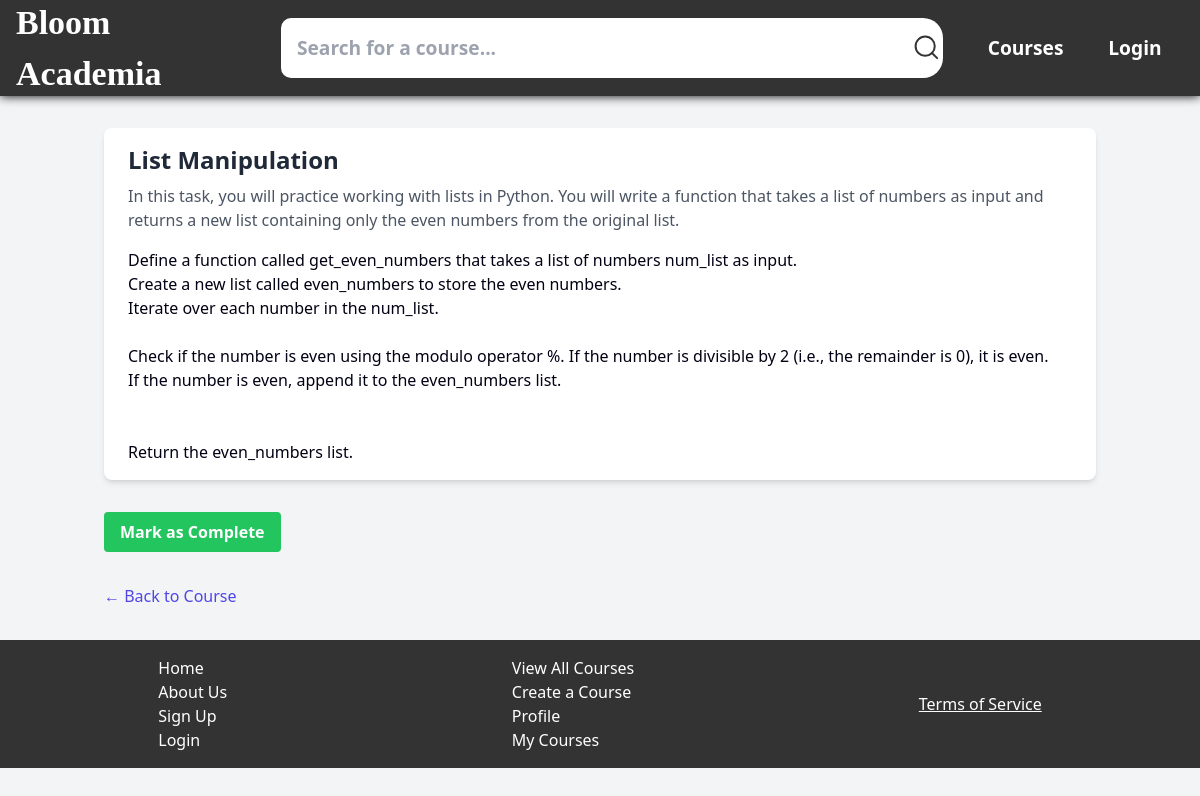
Page /courses/4/tasks/4 (signed in) on the committed database.
### tables this page shows
CREATE TABLE course_tasks (tid INTEGER PRIMARY KEY AUTOINCREMENT, cid INTEGER REFERENCES courses(cid), task_title TEXT, task_description TEXT, task_content TEXT, completed INTEGER);

### app.py (the view)
@app.route('/courses/<int:cid>/tasks/<int:tid>', methods=['GET', 'POST'])
def view_task(cid, tid):
    if not session:
        return redirect(url_for('login'))
    user_id = session['user_id']
    with db.connect(db_path) as conn:
        task = db.get_task(conn, tid)
        course = db.get_course(conn, cid)
        is_completed = db.is_task_completed(conn, user_id, cid, tid)
    if request.method == 'POST':
        db.mark_task_as_complete(conn, user_id, cid, tid)
        return redirect(url_for('view_course', cid=cid))
    return render_template('course-pages/task.html', task=task, course=course, is_completed=is_completed, cid=cid, tid=tid)

### modules/db_functions.py (called while the page is built)
def connect(db_path):
    return sqlite3.connect(db_path)

def get_course(conn, cid):
    c = conn.cursor()
    c.execute("SELECT cname, description, course_image, cid, uid FROM courses WHERE cid = ?", (cid,))
    return c.fetchone()

def get_task(conn, tid):
    c = conn.cursor()
    c.execute("SELECT tid, task_title, task_description, task_content FROM course_tasks WHERE tid = ?", (tid,))
    return c.fetchone()

def is_task_completed(conn, user_id, course_id, task_id):
    c = conn.cursor()
    c.execute("""
    SELECT COUNT(*) FROM completed_tasks
    WHERE user_id = ? AND course_id = ? AND task_id = ?
    """, (user_id, course_id, task_id))
    return c.fetchone()[0] > 0

### templates/course-pages/task.html (shortened to what this page needs)
<!DOCTYPE html>
<html lang="en">
<head>
    <link rel="stylesheet" href="{{ url_for('static', filename='css/style.css') }}">
    <script src="https://cdn.tailwindcss.com"></script>
</head>
<body class="bg-gray-100 font-sans">
    <header>
        <a href="{{ url_for('home') }}"><h1>Bloom Academia</h1></a>
        <nav>
            <form id="search-bar" class="nav-item" method="POST" action="{{ url_for('search_course') }}">
                <input id="search-bar-input" class="text-black" type="text" name="search-bar-input" placeholder="Search for a course...">
                <button id="search-bar-btn" type="submit" name="search-bar-btn">
                </button>
            </form>
            <a class="nav-item" href="{{ url_for('list_courses') }}">Courses</a>
            {% if name %}
                <a class="nav-item" href="{{ url_for('profile') }}">Account</a>
            {% else %}
                <a class="nav-item" href="{{ 'login' }}">Login</a>
            {% endif %}
        </nav>
    </header>
    <main class="container mx-auto px-4 py-8">
        <div class="bg-white shadow-md rounded-lg overflow-hidden">
            <div class="px-6 py-4">
                <h2 class="text-2xl font-bold text-gray-800 mb-2">{{ task[1] }}</h2>
                <p class="text-gray-600 mb-4">{{ task[2] }}</p>
                <div class="prose max-w-none">
                    {{ task[3]|safe }}
                </div>
            </div>
        </div>
        <div class="mt-8">
            {% if is_completed %}
                <p class="text-green-600 font-bold">You have completed this task!</p>
            {% else %}
                <form action="{{ url_for('view_task', cid=cid, tid=tid) }}" method="post">
                    <button type="submit" class="bg-green-500 hover:bg-green-600 text-white font-bold py-2 px-4 rounded">
                        Mark as Complete
                    </button>
                </form>
            {% endif %}
        </div>
        <a href="{{ url_for('view_course', cid=cid) }}" class="inline-block mt-8 text-indigo-600 hover:text-indigo-800">
            &larr; Back to Course
        </a>
    </main>
    <footer>
        <li id="footer-l1" class="footer-item">
            <a href="{{ url_for('home') }}">Home</a>
            <a href="{{ url_for('about') }}">About Us</a>
            <a href="{{ url_for('register') }}">Sign Up</a>
            <a href="{{ url_for('login') }}">Login</a>
        </li>
        <li id="footer-l2" class="footer-item">
            <a href="#">View All Courses</a>
            <a href="{{ url_for('create_course') }}">Create a Course</a>
            <a href="{{ url_for('profile') }}">Profile</a>
            <a href="{{ url_for('profile') }}">My Courses</a>
        </li>
        <li id="footer-l4" class="footer-item">
            <button id="tos-btn" onclick="showTOS()">Terms of Service</button>
        </li>
    </footer>
</body>
</html>

### static/css/style.css (style rules this page uses)
* { padding: 0; margin: 0; box-sizing: border-box; }
a { text-decoration: none; }
html, body { height: 100%; width: 100%; }
body { background-color: var(--bg); color: var(--text); background-image: url("root/static/images/wave-haikei.png"); color: #020113; font-family: 'Segoe UI', Tahoma, Geneva, Verdana, sans-serif; }
p { color: black; }
header { height: 10%; width: 100%; display: flex; align-items: center; justify-content: space-around; padding: 3rem 1rem; box-shadow: 0 0 10px 0 black; background-color: #333333; }
header h1 { font-size: 2.125rem !important; font-weight: 600 !important; }
nav { display: flex; flex-direction: row; align-items: center; justify-content: space-evenly; }
nav a { color: var(--secondary); }
nav .nav-item { margin: 0 1.4rem; color: white; font-weight: bold; font-size: larger; }
#search-bar { display: flex; flex-direction: row; }
#search-bar-input { padding: 1rem; padding-right: 20rem; border: none; border-radius: 10px 0 0 10px; background-color: #ffffff; }
#search-bar-btn { display: flex; align-items: center; border: none; border-radius: 0 20px 20px 0; background-color: #ffffff; transition: 0.5s; cursor: pointer; }
h1 { color: white; font-family: ui-monospace; }
footer { display: flex; align-items: center; justify-content: space-around; padding: 1rem; background-color: #333333; color: white; }
footer .footer-item { display: flex; flex-direction: column; }
footer .footer-item a { color: white; }
#tos-btn { border: none; background: none; color: white; text-decoration: underline; cursor: pointer; }

### rows in the picture
course_tasks: task_title "List Manipulation", task_description "In this task, you will practice working with lists in Python. You will write a function that takes a list of numbers as input and returns a new list containing only the even numbers from the original list.", task_content "Define a function called get_even_numbers that takes a list of numbers num_list as input. Create a new list called even_numbers to store the even numbers. Iterate over each number in the num_list. Check if the number is even using the modulo operator %. If the number is divisible by 2 (i.e., the remainder is 0), it is even. If the number is even, append it to the even_numbers list. Return the even_numbers list."
